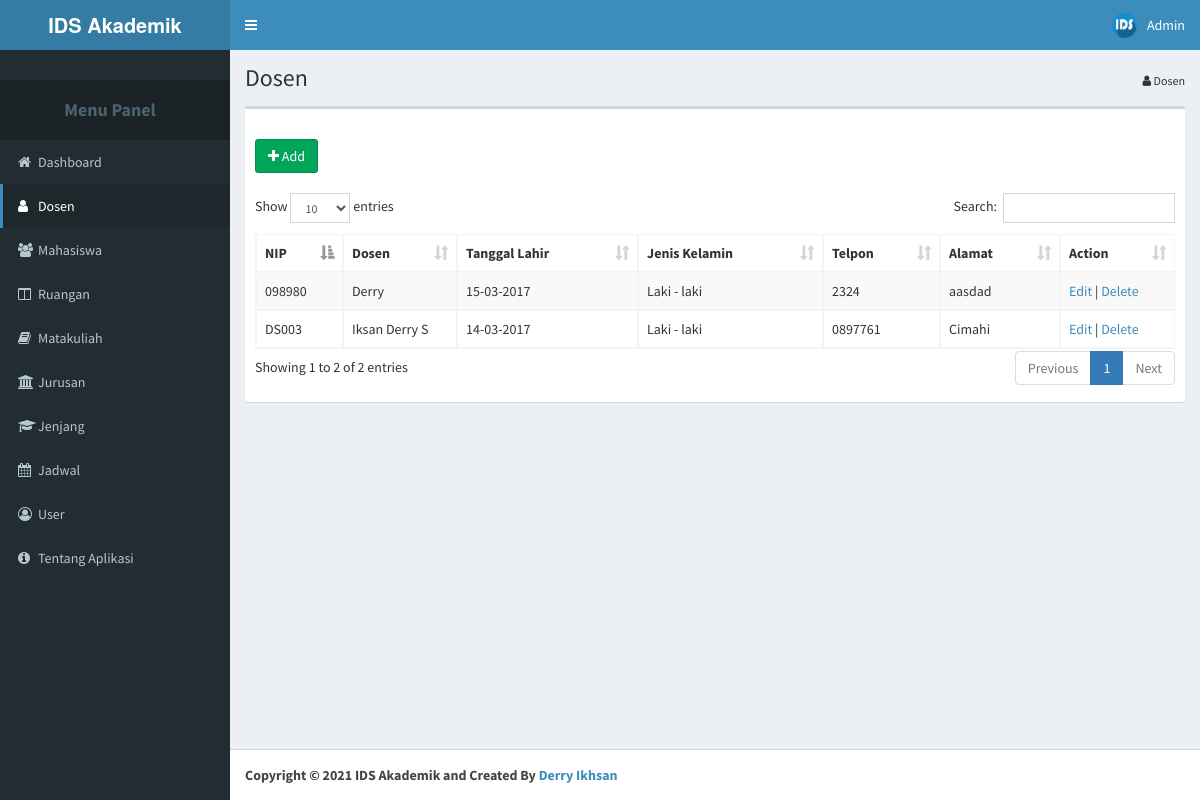
The app's page /1/dosen.php (signed in) with its own data.
### tables this page shows
CREATE TABLE IF NOT EXISTS `dosen` (
  `NIP` varchar(50) NOT NULL,
  `Nama_Dosen` varchar(50) NOT NULL,
  `Tanggal_Lahir` date NOT NULL,
  `JK` enum('L','P') NOT NULL,
  `No_Telp` varchar(50) NOT NULL,
  `Alamat` varchar(150) NOT NULL,
  PRIMARY KEY (`NIP`)
);

### 1/dt_dosen.php (the view, shortened to what this page needs)
<thead>
	<tr>
		<th>NIP</th>
		<th>Dosen</th>
		<th>Tanggal Lahir</th>
		<th>Jenis Kelamin</th>
		<th>Telpon</th>
		<th>Alamat</th>
		<th>Action</th>
	</tr>
</thead>
<tbody>
	<?php
		$querydosen = mysqli_query ($konek, "SELECT NIP, Nama_Dosen, DATE_FORMAT(Tanggal_Lahir, '%d-%m-%Y')as Tanggal_Lahir, JK, No_Telp, Alamat FROM dosen");
		while ($dosen = mysqli_fetch_array ($querydosen)){
			echo "
				<tr>
					<td>$dosen[NIP]</td>
					<td>$dosen[Nama_Dosen]</td>
					<td>$dosen[Tanggal_Lahir]</td>
					<td>
				";
					if($dosen["JK"] == "L"){
						echo "Laki - laki";
					}
					else{
						echo "Perempuan";
					}
			echo "
					</td>
					<td>$dosen[No_Telp]</td>
					<td>$dosen[Alamat]</td>
					<td>
						<a href='#' class='open_modal' id='$dosen[NIP]'>Edit</a> |
						<a href='#' onClick='confirm_delete(\"dosen_delete.php?NIP=$dosen[NIP]\")'>Delete</a>
					</td>
				</tr>";
		}
	?>
</tbody>

### records on screen
dosen: NIP "098980", Nama_Dosen "Derry", dosen "15-03-2017", JK "Laki - laki", No_Telp "2324", Alamat "aasdad"
dosen: NIP "DS003", Nama_Dosen "Iksan Derry S", dosen "14-03-2017", JK "Laki - laki", No_Telp "0897761", Alamat "Cimahi"

### other values on screen
$_SESSION["Username"] "Admin"
